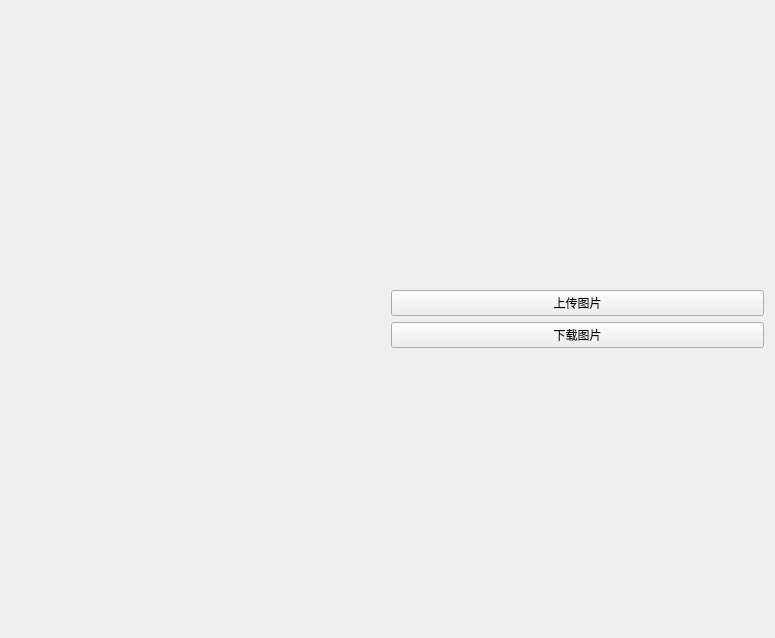
<?xml version="1.0" encoding="UTF-8"?>
<ui version="4.0">
 <class>Form</class>
 <widget class="QWidget" name="Form">
  <property name="geometry">
   <rect>
    <x>0</x>
    <y>0</y>
    <width>775</width>
    <height>638</height>
   </rect>
  </property>
  <property name="windowTitle">
   <string>Form</string>
  </property>
  <layout class="QVBoxLayout" name="verticalLayout_2">
   <item>
    <layout class="QHBoxLayout" name="horizontalLayout">
     <item>
      <widget class="QLabel" name="label">
       <property name="text">
        <string/>
       </property>
       <property name="pixmap">
        <pixmap>logo.png</pixmap>
       </property>
      </widget>
     </item>
     <item>
      <layout class="QVBoxLayout" name="verticalLayout">
       <item>
        <widget class="QPushButton" name="Button1">
         <property name="text">
          <string>上传图片</string>
         </property>
        </widget>
       </item>
       <item>
        <widget class="QPushButton" name="Button2">
         <property name="text">
          <string>下载图片</string>
         </property>
        </widget>
       </item>
      </layout>
     </item>
    </layout>
   </item>
  </layout>
 </widget>
 <resources/>
 <connections/>
</ui>
